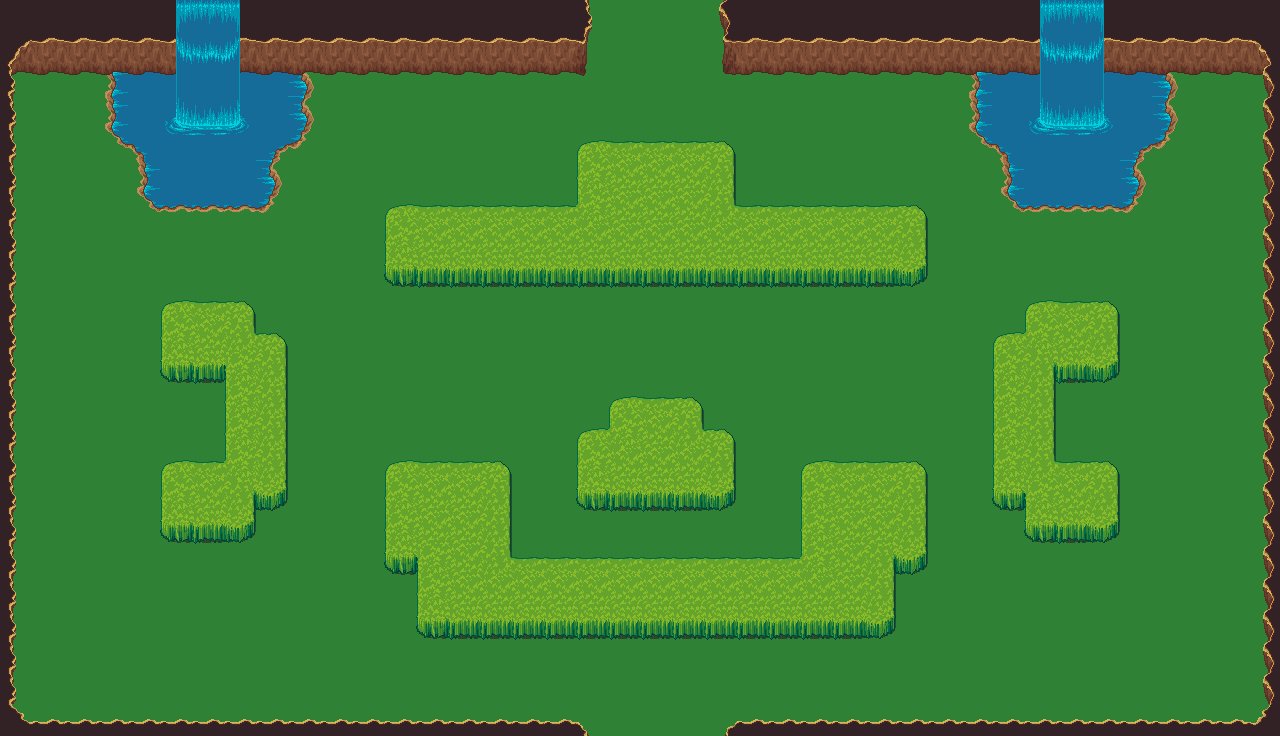

A 2D game scene composited from a Tiled map and its tileset images. What follows is a short description and the map's XML, with each tile layer's data collapsed to a summary:
An orthogonal 40x23 tile map with 32x32 px tiles, 4 tile layers (Ground, Water, Walls, Waterfall), 2 tilesets and 39 objects (9x Spawner, MainChar).

<map version="1.0" orientation="orthogonal" renderorder="left-down" width="40" height="23" tilewidth="32" tileheight="32" nextobjectid="60">
 <tileset firstgid="1" name="Tileset" tilewidth="32" tileheight="32" tilecount="1024" columns="32">
  <image source="Tileset.png" width="1024" height="1024" />
 </tileset>
 <tileset firstgid="1025" name="Pistolero" tilewidth="32" tileheight="32" tilecount="16" columns="4">
  <image source="Pistolero.png" width="128" height="128" />
 </tileset>
 <layer name="Ground" width="40" height="23">
  <data>[920 cells, 920 non-empty, 1 distinct tile ids]</data>
 </layer>
 <layer name="Water" width="40" height="23">
  <data>[920 cells, 62 non-empty, 8 distinct tile ids]</data>
 </layer>
 <layer name="Walls" width="40" height="23">
  <data>[920 cells, 388 non-empty, 31 distinct tile ids]</data>
 </layer>
 <layer name="Waterfall" width="40" height="23">
  <data>[920 cells, 30 non-empty, 15 distinct tile ids]</data>
 </layer>
 <objectgroup name="Entities">
  <object id="19" type="MainChar" gid="1025" x="640" y="352" width="32" height="32" />
  <object id="20" type="Spawner" gid="196" x="1216" y="128" width="32" height="32" />
  <object id="23" type="Spawner" gid="196" x="32" y="128" width="32" height="32" />
  <object id="24" type="Spawner" gid="196" x="32" y="704" width="32" height="32" />
  <object id="25" type="Spawner" gid="196" x="1216" y="704" width="32" height="32" />
  <object id="26" type="Spawner" gid="196" x="768" y="192" width="32" height="32" />
  <object id="28" type="Spawner" gid="196" x="640" y="544" width="32" height="32" />
  <object id="29" type="Spawner" gid="196" x="512" y="192" width="32" height="32" />
  <object id="30" type="Spawner" gid="196" x="1088" y="448" width="32" height="32" />
  <object id="31" type="Spawner" gid="196" x="160" y="448" width="32" height="32" />
 </objectgroup>
 <objectgroup name="Collision">
  <object id="5" x="16" y="0" width="576" height="72" />
  <object id="6" x="0" y="0" width="16" height="736" />
  <object id="7" x="16" y="720" width="568" height="16" />
  <object id="8" x="1264" y="0" width="16" height="736" />
  <object id="32" x="720" y="0" width="544" height="72" />
  <object id="33" x="728" y="720" width="536" height="16" />
  <object id="35" x="1008" y="72" width="128" height="120" />
  <object id="37" x="976" y="72" width="32" height="56" />
  <object id="39" x="1136" y="72" width="32" height="56" />
  <object id="40" x="112" y="72" width="32" height="56" />
  <object id="41" x="272" y="72" width="32" height="56" />
  <object id="42" x="144" y="72" width="128" height="120" />
  <object id="43" x="384" y="208" width="544" height="72" />
  <object id="44" x="416" y="560" width="480" height="72" />
  <object id="45" x="576" y="144" width="160" height="64" />
  <object id="46" x="224" y="336" width="64" height="168" />
  <object id="47" x="800" y="464" width="128" height="96" />
  <object id="48" x="992" y="336" width="64" height="168" />
  <object id="49" x="384" y="464" width="128" height="96" />
  <object id="50" x="576" y="432" width="160" height="72" />
  <object id="51" x="608" y="400" width="96" height="32" />
  <object id="52" x="1056" y="304" width="64" height="72" />
  <object id="53" x="1024" y="304" width="32" height="32" />
  <object id="54" x="1024" y="504" width="32" height="32" />
  <object id="55" x="224" y="304" width="32" height="32" />
  <object id="56" x="224" y="504" width="32" height="32" />
  <object id="57" x="1056" y="464" width="64" height="72" />
  <object id="58" x="160" y="304" width="64" height="72" />
  <object id="59" x="160" y="456" width="64" height="72" />
 </objectgroup>
</map>
